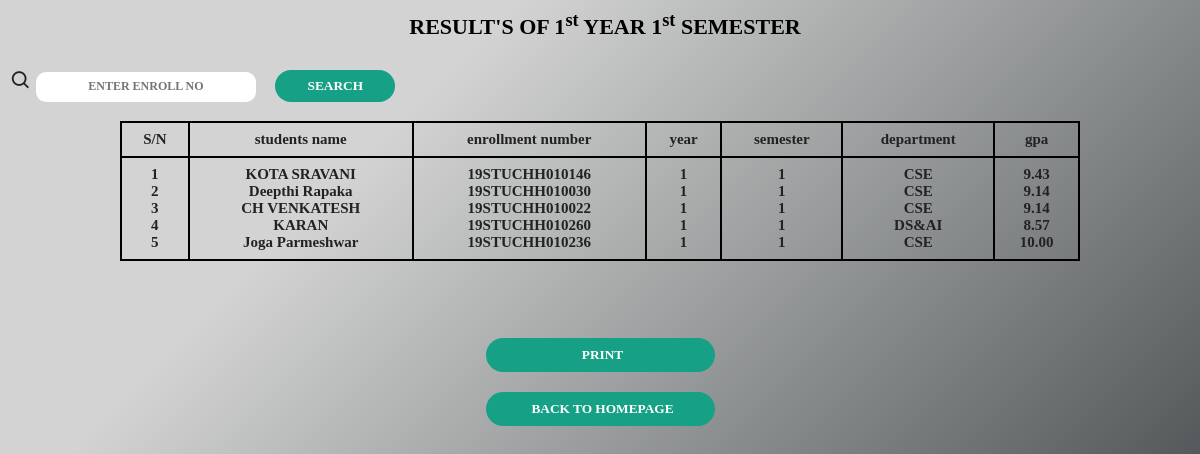
The page /result/totalresults1_1.php (signed in) on the database its author committed.
### tables this page shows
CREATE TABLE `results1_1` (
  `rid` int(11) NOT NULL,
  `s_name` varchar(100) DEFAULT NULL,
  `s_enroll_no` varchar(100) DEFAULT NULL,
  `s_department` varchar(15) DEFAULT NULL,
  `s_year` int(11) DEFAULT NULL,
  `s_email_id` varchar(100) DEFAULT NULL,
  `s_semester` int(11) DEFAULT NULL,
  `gpa` float(5,2) DEFAULT NULL
);

### result/totalresults1_1.php (the view, shortened to what this page needs)
<?php
    include("connection.php");
?>
<!DOCTYPE html>
<html lang="en">
<head>
    <link href='https://unpkg.com/boxicons@2.0.7/css/boxicons.min.css' rel='stylesheet'>
</head>
<body>
<center><h2>RESULT'S OF 1<sup>st</sup> YEAR 1<sup>st</sup> SEMESTER</h2></center>
<form method="post" action="search/search.php">
  <i class='bx bx-search' ></i>
  <input type="text" name="enroll_no" placeholder="ENTER ENROLL NO" value=""></td>
  <input type="submit" value="SEARCH"></div><br><br>
</form>
<center><table>
<thead>
    <th>S/N</th>
    <th>students name</th>
    <th>enrollment number</th>
    <th>year</th>
    <th>semester</th>
    <th>department</th>
    <th>gpa</th>
</thead>
  <tr>
    <th>
        <?php
                 $c=1;
                 $sql="select * from results1_1";
                 $result= $con->query($sql);
                 while($row = $result->fetch_assoc()) {
                    echo "".$c."";
                    echo"<br> ";
                    $c++;
                }
                ?>
                </th>
    <th>
    <?php
                 $sql="select * from results1_1";
                 $result= $con->query($sql);
                 while($row = $result->fetch_assoc()) {
                    echo "". $row["s_name"]. "";
                    echo"<br> ";
                }
                ?>
    </th>
    <th>
    <?php
                 $sql="select * from results1_1";
                 $result= $con->query($sql);
                 while($row = $result->fetch_assoc()) {
                    echo "". $row["s_enroll_no"]. "";
                    echo"<br> ";
                }
                ?>
    </th>
    <th>
    <?php
                 $sql="select * from results1_1";
                 $result= $con->query($sql);
                 while($row = $result->fetch_assoc()) {
                    echo "". $row["s_year"]. "";
                    echo"<br> ";
                }
                ?>
    </th>
    <th>
    <?php
                 $sql="select * from results1_1";
                 $result= $con->query($sql);
                 while($row = $result->fetch_assoc()) {
                    echo "". $row["s_semester"]. "";
                    echo"<br> ";
                }
                ?>
    </th>
    <th>
    <?php
                 $sql="select * from results1_1";
                 $result= $con->query($sql);
                 while($row = $result->fetch_assoc()) {
                    echo "". $row["s_department"]. "";
                    echo"<br> ";
                }
                ?>
    </th>
    <th>
    <?php
                 $sql="select * from results1_1";
                 $result= $con->query($sql);
                 while($row = $result->fetch_assoc()) {
                    echo "". $row["gpa"]. "";
                    echo"<br> ";
                }
                ?>
    </th>
  </tr>
</table></center>
<br><br><br>
<center><label><input type="submit1" value="PRINT" onclick="window.print()"></label></center>
<center><a href="/login/dashboard.php"><input type="submit1" value="Back to Homepage"><br><br></a></center>
</body>
</html>

### result/totalresults1_1.php (style rules this page uses)
body { margin: 0; padding: 0; background-color: #2d3436; background-image: linear-gradient(315deg, #2d3436 0%, #d3d3d3 74%); background-repeat: no-repeat; background-attachment: fixed; background-size: cover; font-size: 16px; color: #222; font-family: 'Roboto', sans-serif; font-weight: 300; }
h2 { font-family: 'times new roman'; margin: 10px 0 10px 10px; font-weight: 800; font-size: 22px; text-align: center; color: black; }
table { font-family: 'times new roman'; font-weight: 300; font-size: 15px; border-collapse: collapse; width: 80%; }
td, th { border: 2.5px solid black; text-align: center; padding: 8px; }
input[type="submit1"] { margin-top: 20px; width: 220px; height: 32px; background: #16a085; border: none; text-align: center; border-radius: 17px; padding-left: 7px; color: #FFF; font-family: 'times new roman'; font-weight: 700; text-transform: uppercase; transition: 0.1s ease; cursor: pointer; }
input[type="submit"] { margin-top: 20px; width: 120px; height: 32px; margin-left: 15px; background: #16a085; border: none; text-align: center; border-radius: 17px; padding-left: 7px; color: #FFF; font-family: 'times new roman'; font-weight: 700; text-transform: uppercase; transition: 0.1s ease; cursor: pointer; }
input[type="text"] { margin-bottom: 0px; padding: 0px; width: 220px; height: 30px; border: none; align:"left"; border-radius: 10px; padding-left: 0px; border-bottom: 0px solid #AAA; font-family: 'times new roman'; font-weight: 600; font-size: 12px; text-align:center; transition: 0.2s ease; }
i { margin-left: 10px; font-size: 22px; }

### rows shown on the page
results1_1: s_name "KOTA SRAVANI", s_enroll_no "19STUCHH010146", s_year "1", s_semester "1", s_department "CSE", gpa "9.43"
results1_1: s_name "Deepthi Rapaka", s_enroll_no "19STUCHH010030", s_year "1", s_semester "1", s_department "CSE", gpa "9.14"
results1_1: s_name "CH VENKATESH", s_enroll_no "19STUCHH010022", s_year "1", s_semester "1", s_department "CSE", gpa "9.14"
results1_1: s_name "KARAN", s_enroll_no "19STUCHH010260", s_year "1", s_semester "1", s_department "DS&AI", gpa "8.57"
results1_1: s_name "Joga Parmeshwar", s_enroll_no "19STUCHH010236", s_year "1", s_semester "1", s_department "CSE", gpa "10.00"
